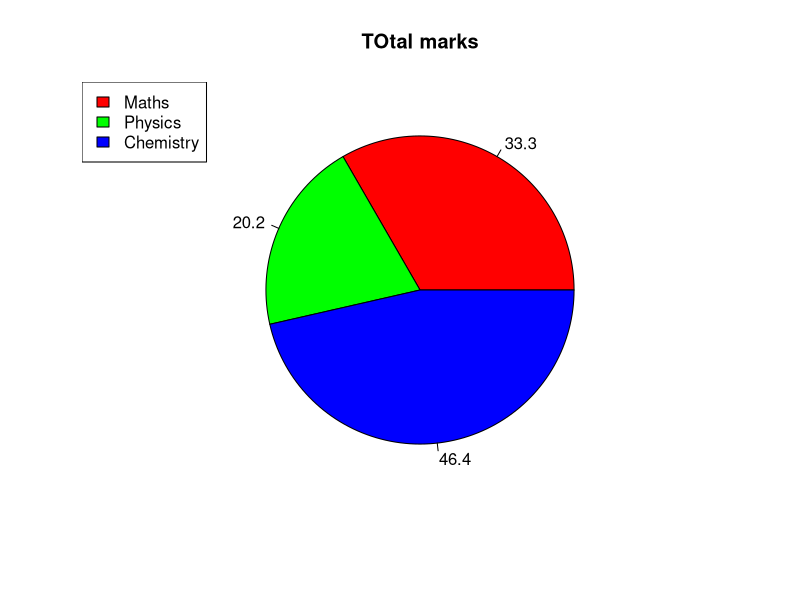

The R source for this figure:
# Pie Chart 1:

x = c(56, 34, 78)

marks = c("Maths", "Physics", "Chemistry")

colors = c("Red", "Green", "Blue")

percentage = round(100*x/sum(x), 1)

pie(x, 
    labels=percentage, 
    col = colors, 
    main = "TOtal marks")

legend("topleft",
       marks,
       fill = colors)